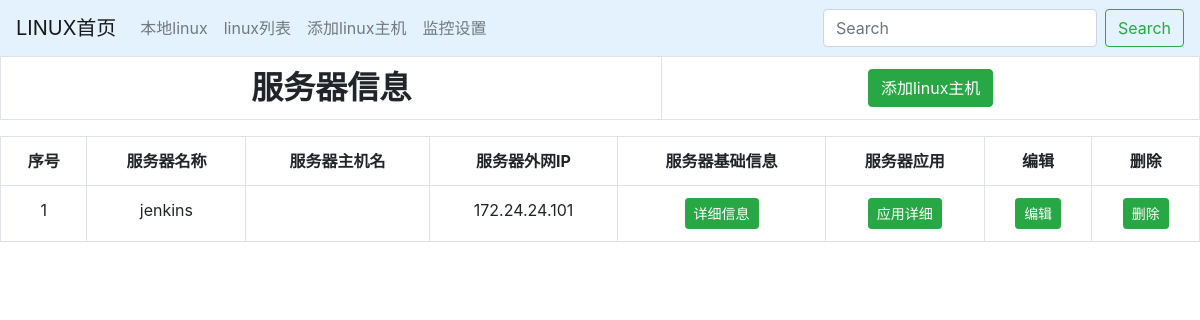
The app's page /detail/, older data.
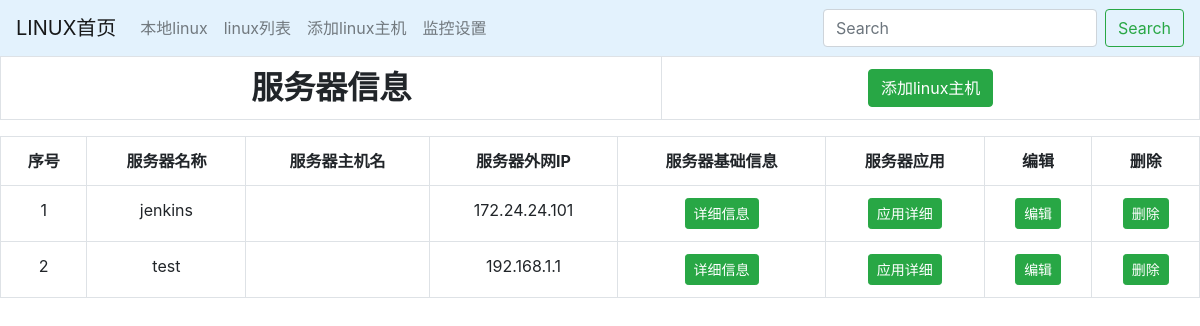
The same page, newer data.
### RemoteLinux/models.py (models this page shows)
class NewLinux(models.Model):
	linux_name = models.CharField(max_length=100,  blank=True)
	linux_ip = models.CharField(max_length=100)
	linux_hostname = models.CharField(max_length=100,  blank=True)
	linux_port = models.CharField(max_length=100)
	linux_user = models.CharField(max_length=100)
	linux_passwd = models.CharField(max_length=100)
	linux_app = models.CharField(max_length=500, blank=True)
	class Meta:
		db_table = "linux-info"

### RemoteLinux/views.py (the view)
# urls.py: path('detail/', views.linux_detail, name='linux_detail'),
def linux_detail(request):
    newlinux = NewLinux.objects.all()
    content = {'newlinux': newlinux, }
    return render(request, 'linux/detail.html', content)

### templates/linux/detail.html (shortened to what this page needs)
<!DOCTYPE html>
<html lang="en">
<head>
</head>
{% extends "base.html" %}
{% load staticfiles %}
{% block content %}
<body>
<table class="table table-hover table-bordered">
    <thred>
        <th class="text-center h2"><b>服务器信息</b></th>
        <th class="text-center">
            <a href="{% url 'linux_create' %}"  class="btn btn-success">添加linux主机</a>
        </th>
    </thred>
</table>
<table class="table table-hover table-bordered">
    <thred>
        <th class="text-center">序号</th>
        <th class="text-center">服务器名称</th>
        <th class="text-center">服务器主机名</th>
        <th class="text-center">服务器外网IP</th>
        <th class="text-center">服务器基础信息</th>
        <th class="text-center">服务器应用</th>
        <th class="text-center">编辑</th>
        <th class="text-center">删除</th>
    </thred>
    {% for a in newlinux %}
    <tr class="text-center">
        <td>{{ forloop.counter }}</td>
        <td>{{ a.linux_name }}</td>
        <td>{{ a.linux_hostname }}</td>
        <td>{{ a.linux_ip }}</td>
        <td><a href="{% url 'linux_list_detail' a.id %}" class="btn btn-success btn-sm">详细信息</a></td>
        <td><a href="{% url 'linux_list_app' a.id %}" class="btn btn-success btn-sm">应用详细</a></td>
        <td><a href="{% url 'linux_update' a.id %}" class="btn btn-success btn-sm">编辑</a></td>
        <td><a href="{% url 'linux_delete' a.id %}" class="btn btn-success btn-sm">删除</a></td>
    </tr>
    {% endfor %}
</table>
</body>
{% endblock content %}

Row changes from the older to the newer data that the page shows:
added NewLinux: linux_name "test", linux_ip "192.168.1.1"
